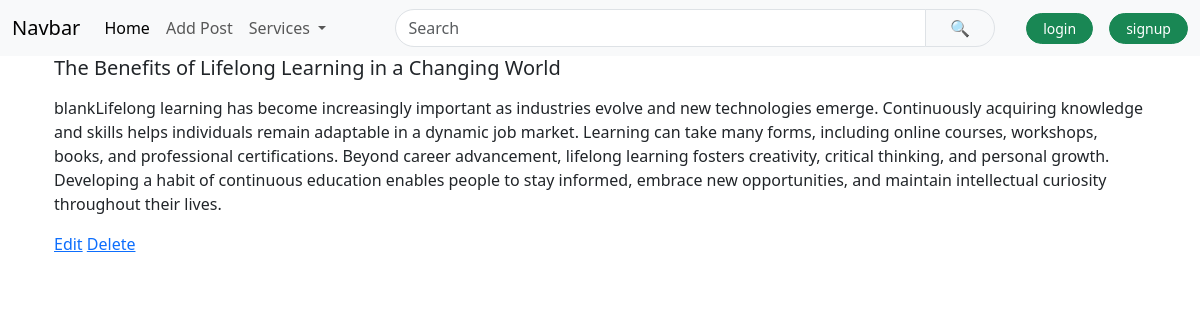
/post/1, run on an earlier commit of the app's database.
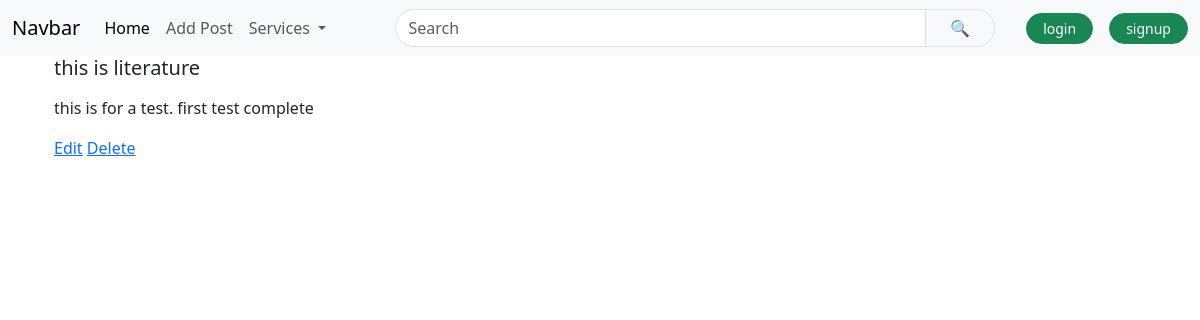
And on a later commit of the database.
### firstapp/models.py (models this page shows, shortened)
class Posts(models.Model):
    POST_CHOICES=[
        ('l','literature'),
        ('s','sports'),
        ('t','technology')
    ]
    class Meta:
        verbose_name='Post'
        verbose_name_plural='Posts'
    category=models.CharField(choices=POST_CHOICES)
    title=models.CharField(max_length=200)
    image_url=models.URLField(null=True, blank=True)
    status=models.CharField(max_length=20)
    content=models.TextField()
    slug=models.CharField(unique=True)
    created_at=models.DateTimeField(auto_now_add=True)
    updated_at=models.DateTimeField(auto_now=True)
    created_by=models.ForeignKey(settings.AUTH_USER_MODEL,on_delete=models.CASCADE, null=True, blank=True)

### firstapp/views.py (the view)
# urls.py: path('post/<int:post_id>',views.post_detail_view,name="post_detail"),
def post_detail_view(request, post_id):
    post = get_object_or_404(Posts, id=post_id)
    return render(request, "firstapp/post_detail.html", {"post":post})

### firstapp/templates/firstapp/post_detail.html (shortened to what this page needs)
{%extends "firstapp/index.html"%}
{%block content%}
{%if post%}
<div class="container">
    <h5>{{post.title}}</h5>
    <p>{{post.content}}</p>
    <a href="{%url 'edit' post.id%}">Edit</a>
    <a href="">Delete</a>
</div>
{%else%}
<div>post with id {{post.id}} does not exist</div>
{%endif%}
{%endblock content%}

What changed in the data, as far as the page shows it:
changed Posts: title "The Benefits of Lifelong Learning in a Changing World" → "this is literature"; content "blankLifelong learning has become increasingly important as industries evolve and new technologies emerge. Continuously acquiring knowledge and skills helps individuals remain adaptable in a dynamic job market. Learning can take many forms, including online courses, workshops, books, and professional certifications. Beyond career advancement, lifelong learning fosters creativity, critical thinking, and personal growth. Developing a habit of continuous education enables people to stay informed, embrace new opportunities, and maintain intellectual curiosity throughout their lives." → "this is for a test. first test complete"
